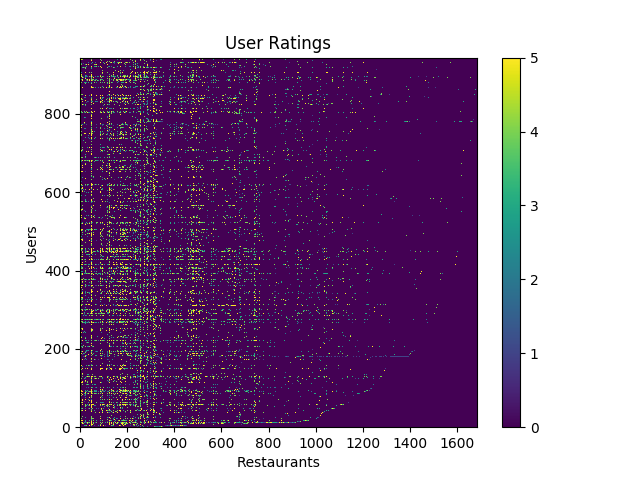

The script that saved this image:
import collections
import pprint
import matplotlib.pyplot as plt


users = set()
restaurants = set()
print('Preprocessing and counting')
with open('data/restaurant_ratings.txt') as f:
    for line in f:
        user, restaurant, rating, timestamp = [int(v) for v in line.split()]
        users.add(user)
        restaurants.add(restaurant)

num_users = len(users)
num_restaurants = len(restaurants)
user_ratings = [
    [0 for r in range(max(restaurants)+1)]
    for u in range(max(users)+1)
]
print('Building matrix')
with open('data/restaurant_ratings.txt') as f:
    for line in f:
        user, restaurant, rating, timestamp = [int(v) for v in line.split()]
        user_ratings[user][restaurant] = rating

print('Drawing image')
plt.pcolor(user_ratings)
plt.colorbar()
plt.title('User Ratings')
plt.xlabel('Restaurants')
plt.ylabel('Users')
plt.savefig('heatmap.png')

"""
plt.title('Restaurant Ratings for each User')
plt.ylabel('Restaurant Rating')
plt.xlabel('User')
plt.savefig('heatmap.svg')
"""

